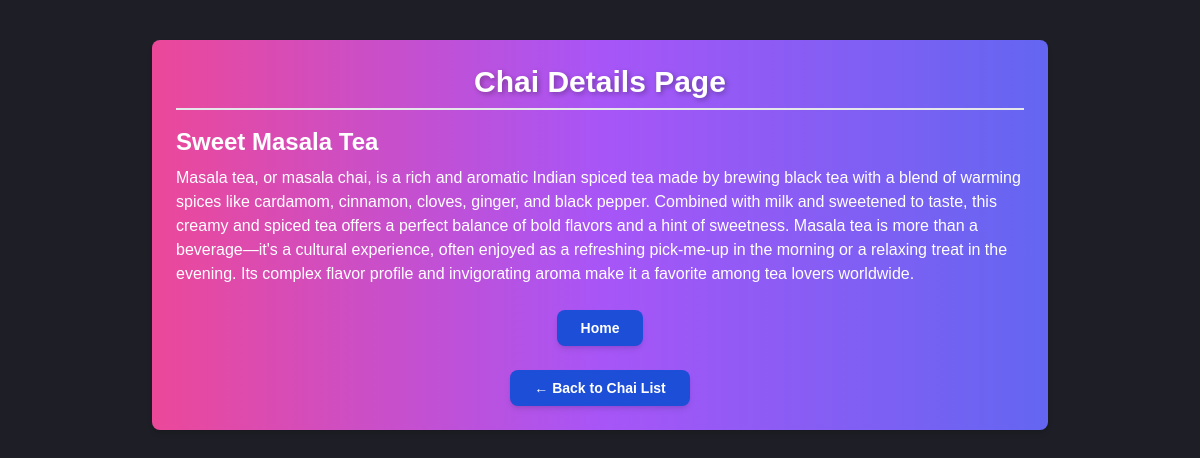
/chai/2/, run on an earlier commit of the app's database.
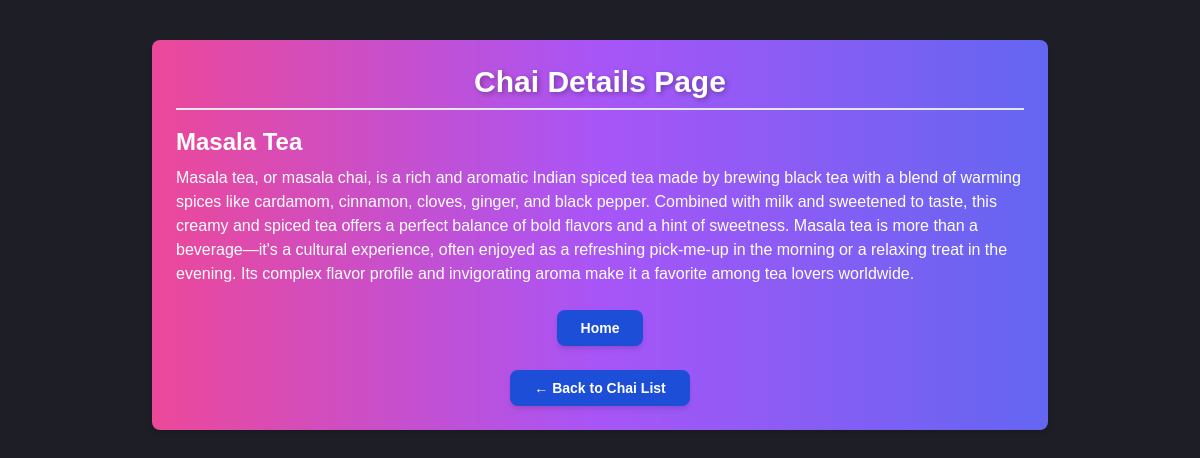
And on a later commit of the database.
### chai/models.py (models this page shows, shortened)
class ChaiVaraity(models.Model):
    CHAI_TYPE_CHOICE = [
        ('ML', 'MASALA'),
        ('GR', 'GINGER'),
        ('KL', 'KIWI'),
        ('PL', 'PLAIN'),
        ('EL', 'ELACHI'),
        ('GN', 'GREEN'),
        ('BL', 'BLACK'),
        ('WH', 'WHITE'),
        ('OG', 'OOLONG'),
        ('TI', 'TISANES'),
        ('RO', 'ROOIBOS'),
        ('MA', 'MATCHA'),
        ('PU', 'PU-ERH'),
        ('YE', 'YELLOW'),
    ]
    name = models.CharField(max_length=100)
    image = models.ImageField(upload_to='chais/')
    date_added = models.DateTimeField(default=timezone.now)
    type = models.CharField(max_length=2,choices=CHAI_TYPE_CHOICE)
    price = models.IntegerField(default=0)
    description = models.TextField(default='')

### chai/views.py (the view)
# urls.py: path('<int:chai_id>/',views.chai_details,name='Chai_details'),
def chai_details(request, chai_id):
    chai = get_object_or_404(ChaiVaraity, pk=chai_id)
    return render(request, 'chai/chai_detail.html', {'chai': chai})

### chai/templates/chai/chai_detail.html (shortened to what this page needs)
{% extends "layout.html" %}
{% block content %}
<div class="max-w-4xl mx-auto mt-10 p-6 bg-gradient-to-r from-pink-500 via-purple-500 to-indigo-500 rounded-lg shadow-md">
    <h1 class="text-3xl font-bold text-center text-white mb-4 border-b-2 pb-2">Chai Details Page</h1>
    <div class="">
        <h3 class="text-2xl font-semibold text-white mt-4">{{ chai.name }}</h3>
        <p class="mt-2 text-white text-base">{{ chai.description }}</p>
    </div>
    <div class="mt-6 flex justify-center">
        <a href="{% url 'Home' %}"
        class="px-6 py-2 bg-blue-700 text-white font-semibold text-sm rounded-lg shadow-md hover:bg-yellow-400 transition-all duration-300">
           Home
        </a>
    </div>
    <div class="mt-6 flex justify-center">
        <a href="/chai/"
           class="px-6 py-2 bg-blue-700 text-white font-semibold text-sm rounded-lg shadow-md hover:bg-yellow-400 transition-all duration-300">
           ← Back to Chai List
        </a>
    </div>
</div>
{% endblock %}

What changed in the data, as far as the page shows it:
changed ChaiVaraity: name "Sweet Masala Tea" → "Masala Tea"
